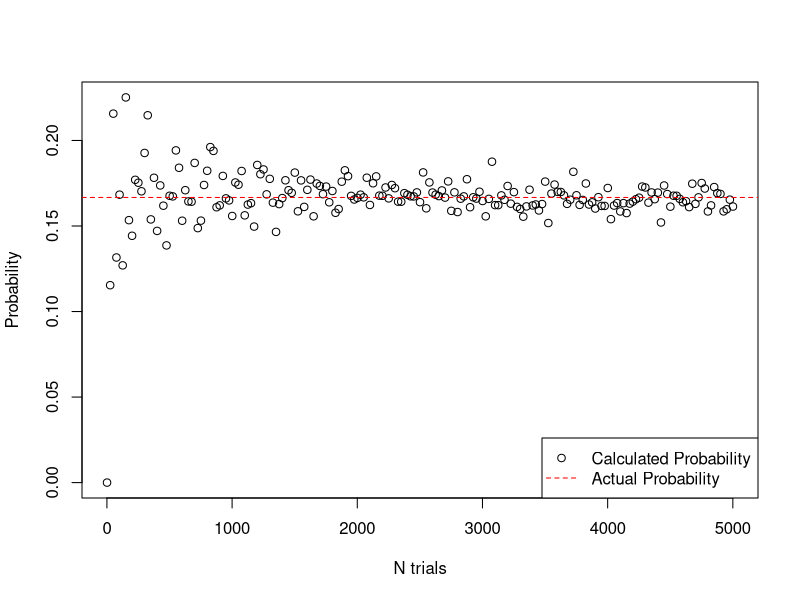
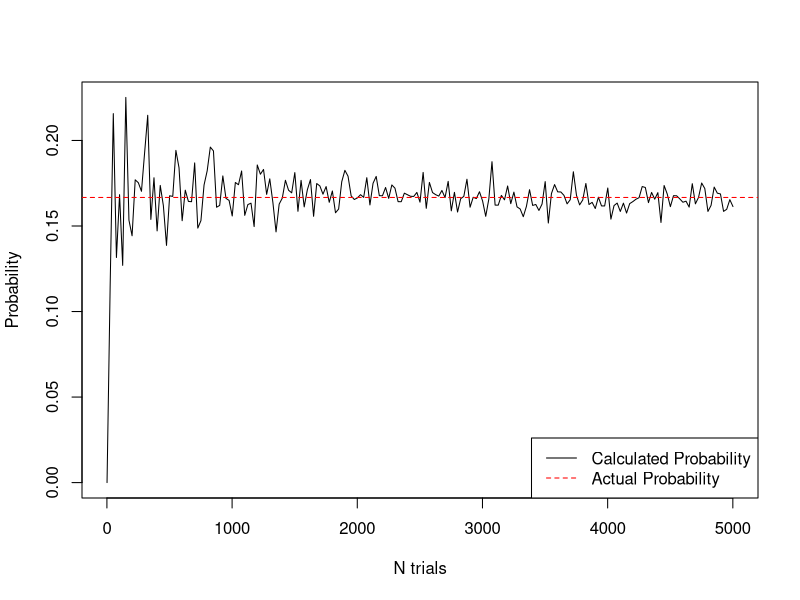

The R source for these figures, in order:
# Rough and purposely non-commented code for 1/22/15 discussion

roll_di = function(){
	return(sample(1:6, 1))
}

rolls = function(n){
	out = sapply(1:n, function(i){
		return(roll_di())
	})
	return(out)
}

yahtzee = function(n){
	turns = sapply(1:n, function(i){
		one_turn = rolls(5)

		#return(one_turn[1] == one_turn[2] & one_turn[2] == one_turn[3] & one_turn[3] == one_turn[4] & one_turn[4] == one_turn[5])

		return(sum(one_turn[1] == one_turn[2:5]) == 4)
	})
	return(turns)
}

a = yahtzee(50000)
sum(a)/length(a)

yahtzee_prob = function(N){
	return(sum(yahtzee(N)) / N)
}


actual_answer = choose(5,5) * choose(6,1) / 6 ^ 5
trial_n = c(100, 1000, 10000, 100000, 500000)
# This might take a little time
empirical_probs = sapply(trial_n, yahtzee_prob)


pair = function(n){
	turns = sapply(1:n, function(i){
		one_turn = rolls(2)
		return(one_turn[1] == one_turn[2])
	})
	return(turns)
}

pair_prob = function(N){
	return(sum(pair(N)) / N)
}

actual_pair_prob = choose(2,2) * choose(6,1) / 6 ^ 2

trial_n = seq(1, 5001, 25)
# This might take a little time
empirical_pair_probs = sapply(trial_n, pair_prob)


plot(trial_n, empirical_pair_probs, xlab = "N trials", ylab = "Probability")
abline(h = actual_pair_prob, col = "RED", lty = 2)
legend("bottomright", c("Calculated Probability", "Actual Probability"), pch = c(1,NA), lty = c(NA, 2), col = c("Black","Red"))


plot(trial_n, empirical_pair_probs, xlab = "N trials", ylab = "Probability", type = "l")
abline(h = actual_pair_prob, col = "RED", lty = 2)
legend("bottomright", c("Calculated Probability", "Actual Probability"), lty = c(1, 2), col = c("Black","Red"))


# Other functions added from a discussion to compare if() and ifelse()
TEST = 5==6
if(TEST){
  # This is executed if TEST is TRUE
}else{
  # This is executed if TEST is FALSE
}

assign_a = function(x){
  if(x == 6){
   out = 10
  }else{
   out = 12
  }
  return(out)
}#assign_a

ifelsetest = function(x){
  return(ifelse(x == 6,10, 12))  
}




